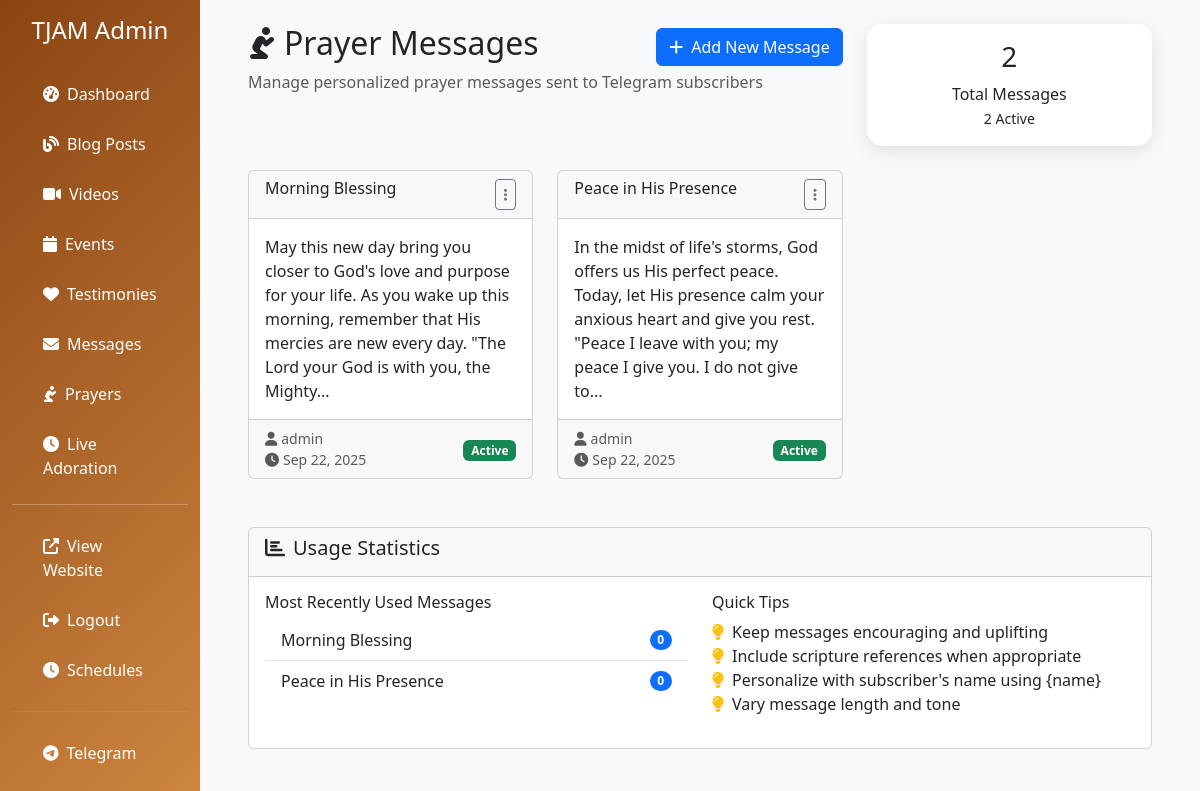
/admin/prayer-messages (signed in), run on the app's committed database.
### app.py (models this page shows)
class PersonalizedPrayerMessage(db.Model):
    id = db.Column(db.Integer, primary_key=True)
    title = db.Column(db.String(200), nullable=False)
    message = db.Column(db.Text, nullable=False)
    is_active = db.Column(db.Boolean, default=True)
    created_by = db.Column(db.Integer, db.ForeignKey('user.id'), nullable=False)
    creator = db.relationship('User', backref=db.backref('personalized_messages', lazy=True))
    created_at = db.Column(db.DateTime, default=datetime.utcnow)

class User(UserMixin, db.Model):
    id = db.Column(db.Integer, primary_key=True)
    username = db.Column(db.String(80), unique=True, nullable=False)
    email = db.Column(db.String(120), unique=True, nullable=False)
    password_hash = db.Column(db.String(120), nullable=False)
    is_admin = db.Column(db.Boolean, default=False)
    created_at = db.Column(db.DateTime, default=datetime.utcnow)

### app.py (the view)
@app.route("/admin/prayer-messages", endpoint="admin_prayer_messages")
@login_required
def admin_prayer_messages():
    if not current_user.is_admin:
        return redirect(url_for('index'))
    messages = PersonalizedPrayerMessage.query.order_by(PersonalizedPrayerMessage.created_at.desc()).all()
    active_count = PersonalizedPrayerMessage.query.filter_by(is_active=True).count()
    recent_used_messages = messages  # Placeholder - you could add usage tracking
    return render_template("admin/prayer_messages.html",
                         messages=messages,
                         active_count=active_count,
                         recent_used_messages=recent_used_messages)

### app.py (called while the page is built)
@app.context_processor
def inject_current_year():
    return {'current_year': datetime.now().year}

@login_manager.user_loader
def load_user(user_id):
    return User.query.get(int(user_id))

### templates/admin/prayer_messages.html (shortened to what this page needs)
{% extends "admin/base.html" %}
{% block content %}
<div class="container-fluid">
    <div class="row mb-4">
        <div class="col-md-8">
            <div class="d-flex justify-content-between align-items-center">
                <h2><i class="fas fa-pray me-2"></i>Prayer Messages</h2>
                <a href="{{ url_for('admin_add_prayer_message') }}" class="btn btn-primary">
                    <i class="fas fa-plus me-2"></i>Add New Message
                </a>
            </div>
            <p class="text-muted">Manage personalized prayer messages sent to Telegram subscribers</p>
        </div>
        <div class="col-md-4">
            <div class="card stats-card">
                <div class="card-body text-center">
                    <h3>{{ messages|length }}</h3>
                    <p class="mb-0">Total Messages</p>
                    <small>{{ active_count }} Active</small>
                </div>
            </div>
        </div>
    </div>
    <div class="row">
        {% for message in messages %}
        <div class="col-md-6 col-lg-4 mb-4">
            <div class="card prayer-card h-100 {{ 'inactive' if not message.is_active }}">
                <div class="card-header d-flex justify-content-between align-items-start">
                    <h6 class="card-title mb-0">{{ message.title }}</h6>
                    <div class="dropdown">
                        <button class="btn btn-sm btn-outline-secondary" type="button" data-bs-toggle="dropdown">
                            <i class="fas fa-ellipsis-v"></i>
                        </button>
                    </div>
                </div>
                <div class="card-body">
                    <div class="message-preview">
                        {{ message.message|truncate(200) }}
                    </div>
                </div>
                <div class="card-footer d-flex justify-content-between align-items-center">
                    <small class="text-muted">
                        <i class="fas fa-user me-1"></i>{{ message.creator.username }}
                        <br>
                        <i class="fas fa-clock me-1"></i>{{ message.created_at.strftime('%b %d, %Y') }}
                    </small>
                    <div>
                        {% if message.is_active %}
                            <span class="badge bg-success">Active</span>
                        {% else %}
                            <span class="badge bg-secondary">Inactive</span>
                        {% endif %}
                    </div>
                </div>
            </div>
        </div>
        {% endfor %}
    </div>
    {% if messages %}
    <div class="row mt-4">
        <div class="col-12">
            <div class="card">
                <div class="card-header">
                    <h5><i class="fas fa-chart-bar me-2"></i>Usage Statistics</h5>
                </div>
                <div class="card-body">
                    <div class="row">
                        <div class="col-md-6">
                            <h6>Most Recently Used Messages</h6>
                            <ul class="list-group list-group-flush">
                                {% for message in recent_used_messages[:5] %}
                                <li class="list-group-item d-flex justify-content-between align-items-center">
                                    {{ message.title }}
                                    <span class="badge bg-primary rounded-pill">{{ message.usage_count or 0 }}</span>
                                </li>
                                {% endfor %}
                            </ul>
                        </div>
                        <div class="col-md-6">
                            <h6>Quick Tips</h6>
                            <ul class="list-unstyled">
                                <li><i class="fas fa-lightbulb text-warning me-2"></i>Keep messages encouraging and uplifting</li>
                                <li><i class="fas fa-lightbulb text-warning me-2"></i>Include scripture references when appropriate</li>
                                <li><i class="fas fa-lightbulb text-warning me-2"></i>Personalize with subscriber's name using {name}</li>
                                <li><i class="fas fa-lightbulb text-warning me-2"></i>Vary message length and tone</li>
                            </ul>
                        </div>
                    </div>
                </div>
            </div>
        </div>
    </div>
    {% endif %}
</div>
{% endblock %}

### templates/admin/base.html (style rules this page uses)
.stats-card { border: none; border-radius: 15px; box-shadow: 0 5px 20px rgba(0,0,0,0.1); transition: transform 0.3s ease; }

### data on the page
PersonalizedPrayerMessage: title "Morning Blessing", message "May this new day bring you closer to God's love and purpose for your life. As you wake up this morning, remember that His mercies are new every day. \"The Lord your God is with you, the Mighty...", creator.username "admin", created_at "Sep 22, 2025", is_active "Active", usage_count "0"
PersonalizedPrayerMessage: title "Peace in His Presence", message "In the midst of life's storms, God offers us His perfect peace. Today, let His presence calm your anxious heart and give you rest. \"Peace I leave with you; my peace I give you. I do not give to...", creator.username "admin", created_at "Sep 22, 2025", is_active "Active", usage_count "0"

### other printed values
{{ messages|length }} "2"
{{ active_count }} "2"
